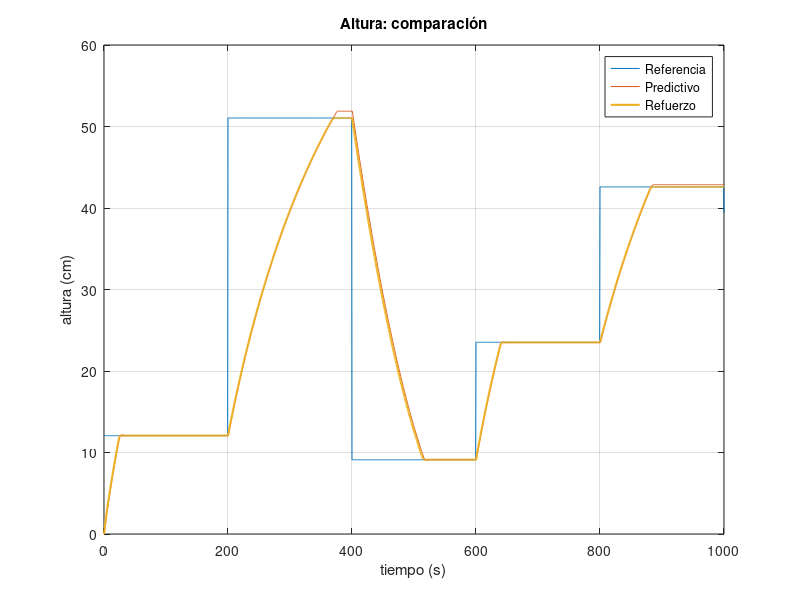
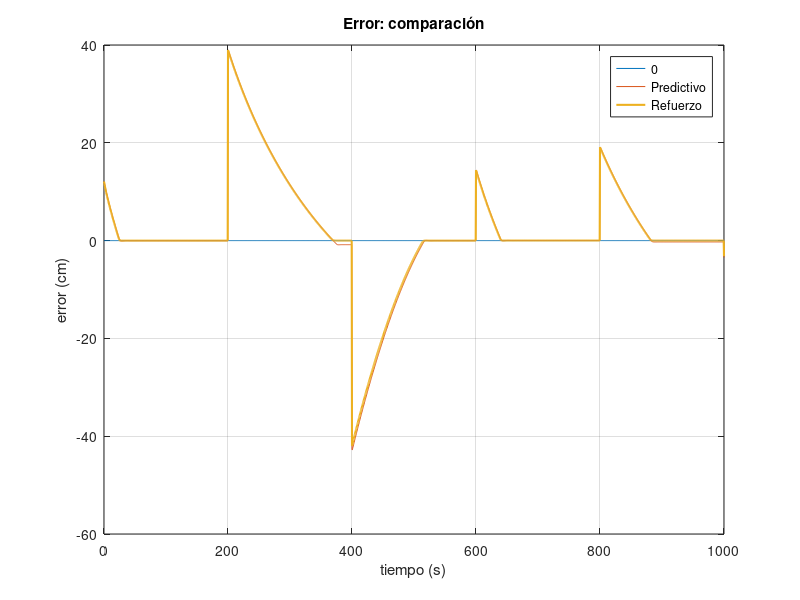
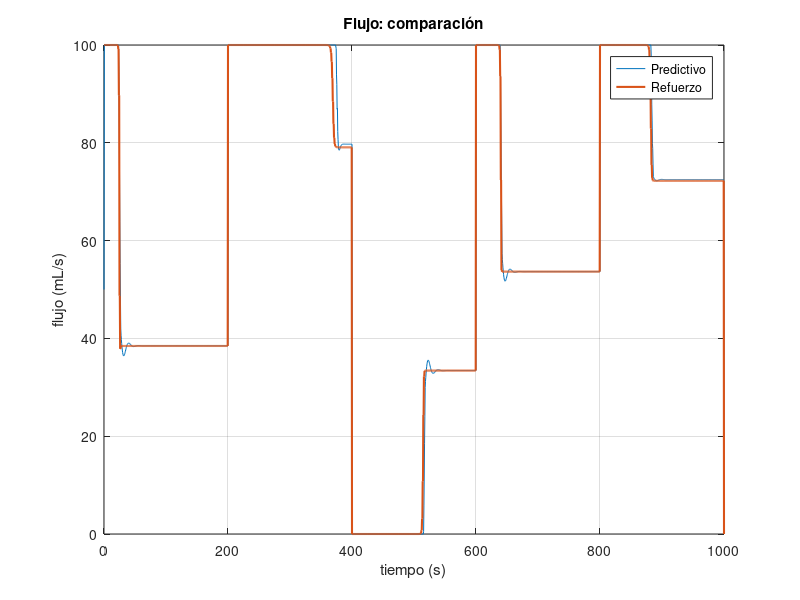

The MATLAB source for these figures, in order:

clear all;

% Alturas
altura_predictive = load("altura_predictive.mat", "altura");
altura_predictive = altura_predictive.("altura");

altura_rl = load("altura_rl.mat", "altura");
altura_rl = altura_rl.("altura");

figure(1)
plot(altura_predictive(1,:), altura_predictive(2,:)*100, altura_predictive(1,:), altura_predictive(3,:)*100, ...
    altura_rl(1,:), altura_rl(3,:)*100, 'linewidth', 1.5);
grid on;
xlabel('tiempo (s)');
ylabel('altura (cm)');
legend('Referencia', 'Predictivo', 'Refuerzo');
title('Altura: comparación');

% Errores
error_predictive = load("error_predictive.mat", "error");
error_predictive = error_predictive.("error");

error_rl = load("error_rl.mat", "error");
error_rl = error_rl.("error");

figure(2)
plot(error_predictive(1,:), zeros(size(error_predictive(1,:))), error_predictive(1,:), error_predictive(2,:)*100, ...
    error_rl(1,:), error_rl(2,:)*100, 'linewidth', 1.5);
grid on;
xlabel('tiempo (s)');
ylabel('error (cm)');
legend('0', 'Predictivo', 'Refuerzo');
title('Error: comparación');

% Flujos
flujo_predictive = load("flujo_predictive.mat", "flujo");
flujo_predictive = flujo_predictive.("flujo");

flujo_rl = load("flujo_rl.mat", "flujo");
flujo_rl = flujo_rl.("flujo");

figure(3)
plot(flujo_predictive(1,:), flujo_predictive(2,:)*1000, flujo_rl(1,:), flujo_rl(2,:)*1000, 'linewidth', 1.5);
grid on;
xlabel('tiempo (s)');
ylabel('flujo (mL/s)');
legend('Predictivo', 'Refuerzo');
title('Flujo: comparación');

